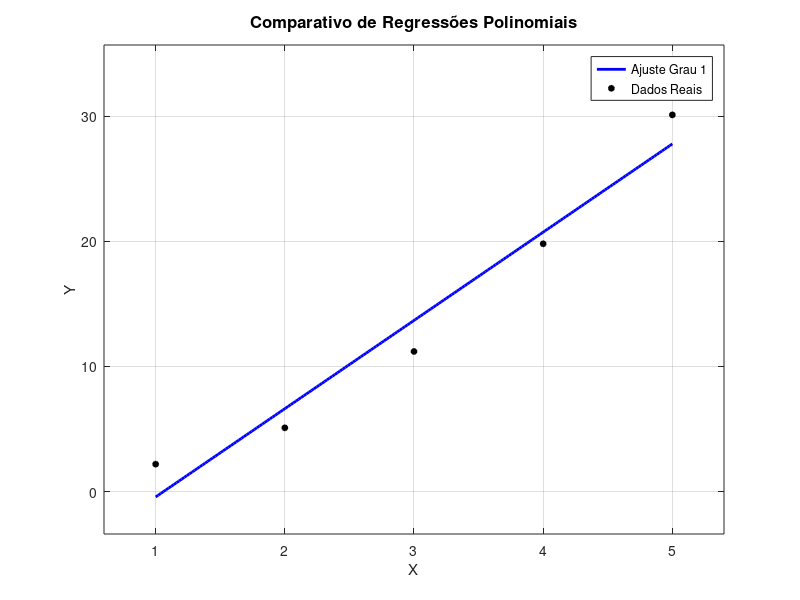

Source code (MATLAB):
function coefs_celula = reg_polinomial(X, Y, graus_mostrar)
    if nargin < 3
        X = [1, 2, 3, 4, 5];
        Y = [2.2, 5.1, 11.2, 19.8, 30.1];
        graus_mostrar = [1];
        fprintf('Executando Regressão Polinomial com dados padrões.\n');
    end

    n = length(X);
    X = X(:); Y = Y(:);

    % Criamos a figura
    figure;

    % LISTA DE CORES: Linhas com espessura 2 para dar bom destaque
    cores = {'b-', 'm-', 'g-', 'c-', 'k-'};

    % ALTERAÇÃO: Inicializa o vetor de legendas vazio para preencher na ordem certa
    legendas = {};

    coefs_celula = cell(length(graus_mostrar), 1);

    for idx = 1:length(graus_mostrar)
        grau = graus_mostrar(idx);
        m = grau + 1;
        M = zeros(m, m);
        B = zeros(m, 1);

        fprintf('\n--- CALCULANDO REGRESSÃO POLINOMIAL DE GRAU %d ---\n', grau);

        somas_x = zeros(2*grau + 1, 1);
        for k = 0:2*grau
            s = 0;
            for i = 1:n, s = s + X(i)^k; end
            somas_x(k+1) = s;
        end

        for i = 1:m
            for j = 1:m
                M(i,j) = somas_x((i-1) + (j-1) + 1);
            end
            s = 0;
            for k = 1:n, s = s + Y(k) * X(k)^(i-1); end
            B(i) = s;
        end

        A_ext = [M, B];
        n_sys = length(B);
        for k = 1:n_sys-1
            for i = k+1:n_sys
                m_fac = A_ext(i,k) / A_ext(k,k);
                A_ext(i,k:end) = A_ext(i,k:end) - m_fac * A_ext(k,k:end);
            end
        end
        coefs = zeros(n_sys, 1);
        coefs(n_sys) = A_ext(n_sys,end) / A_ext(n_sys,n_sys);
        for i = n_sys-1:-1:1
            soma = 0;
            for j = i+1:n_sys
                soma = soma + A_ext(i,j) * coefs(j);
            end
            coefs(i) = (A_ext(i,end) - soma) / A_ext(i,i);
        end

        coefs_celula{idx} = coefs;
        fprintf('Coeficientes obtidos [a0, a1, a2...]: ');
        fprintf('%.4f  ', coefs); fprintf('\n');

        x_g = linspace(min(X), max(X), 200);
        y_g = zeros(size(x_g));
        for k = 1:length(x_g)
            val = 0;
            for j = 1:m
                val = val + coefs(j) * x_g(k)^(j-1);
            end
            y_g(k) = val;
        end

        cor_atual = cores{mod(idx-1, length(cores)) + 1};

        % 1. Plota a curva do polinômio atual
        plot(x_g, y_g, cor_atual, 'LineWidth', 2); hold on;

        % 2. Adiciona o nome do ajuste respectivo na mesma ordem do plot
        legendas{end+1} = sprintf('Ajuste Grau %d', grau);
    end

    % 3. Plota os pontos por último (Bolinhas pretas)
    plot(X, Y, 'ko', 'MarkerSize', 4, 'LineWidth', 1, 'MarkerFaceColor', 'k');

    % 4. Adiciona o nome dos dados reais no final da lista para casar com o plot acima
    legendas{end+1} = 'Dados Reais';

    % ==========================================================
    % BLOCO DE CONTROLE INTELIGENTE DE ZOOM E AJUSTE VISUAL
    % ==========================================================
    margem_x = (max(X) - min(X)) * 0.10;
    if margem_x == 0, margem_x = 1; end
    xlim([min(X) - margem_x, max(X) + margem_x]);

    margem_y = (max(Y) - min(Y)) * 0.20;
    if margem_y == 0, margem_y = 1; end
    ylim([min(Y) - margem_y, max(Y) + margem_y]);
    % ==========================================================

    title('Comparativo de Regressões Polinomiais', 'FontSize', 12);
    xlabel('X'); ylabel('Y'); grid on;

    legend(legendas, 'Location', 'northeast');
    hold off;
end
